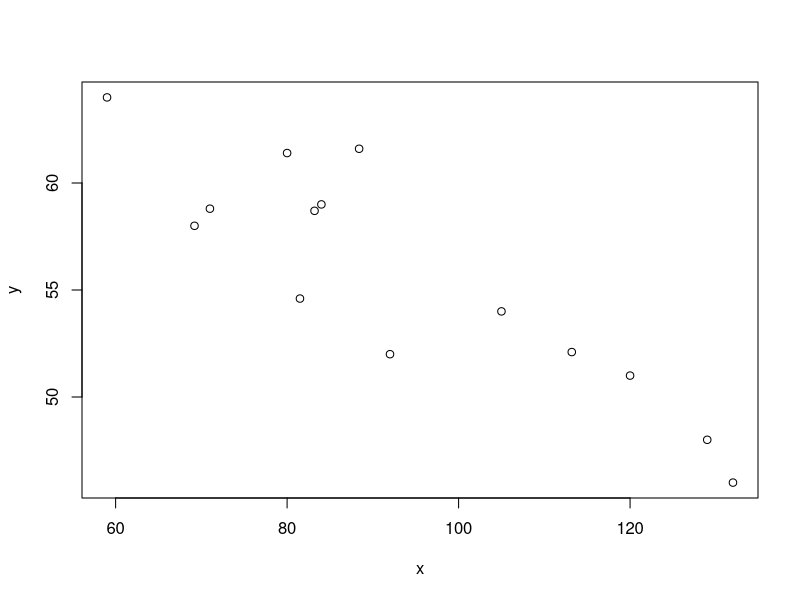
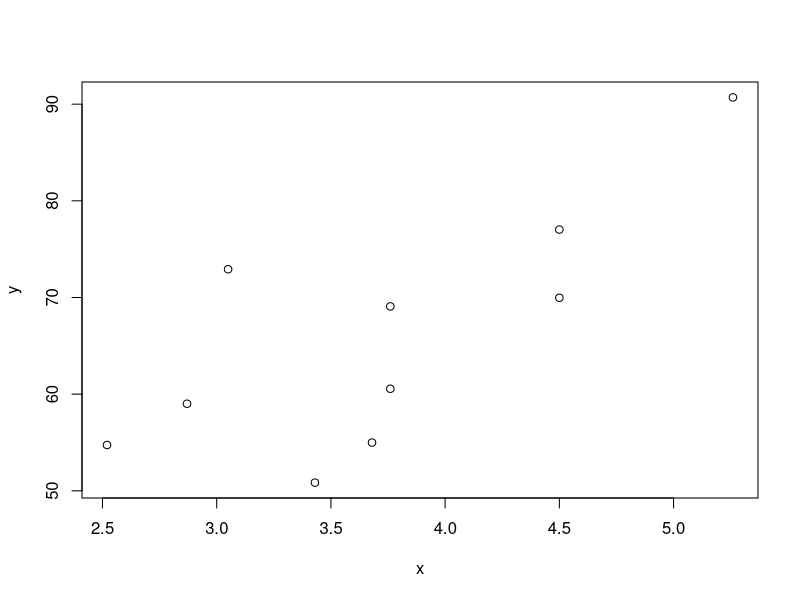

The R source for these figures, in order:
# Example 12.4

x <- c(132.0, 129.0, 120.0, 113.2, 105.0, 92.0, 84.0, 83.2, 88.4, 59.0, 80.0, 81.5, 71.0, 69.2)
y <- c(46.0, 48.0, 51.0, 52.1, 54.0, 52.0, 59.0, 58.7, 61.6, 64.0, 61.4, 54.6, 58.8, 58.0)

plot(x, y)
length(x)
mean(x)
mean(y)
sxx <- sum((x-mean(x))^2); sxx
sxy <- sum((x-mean(x))*(y-mean(y))); sxy
beta1 <- sxy/sxx; beta1
beta0 <- mean(y)-beta1*mean(x); beta0
    
f <- lm(y~x)
summary(f)

fit <- 75.21243-0.20939*x;fit
res <- y-fit

cbind(x, y, fit, res)

sum(res^2)/(length(x)-2)
sqrt(sum(res^2)/(length(x)-2))


# Example 12.9

x <- c(132.0, 129.0, 120.0, 113.2, 105.0, 92.0, 84.0, 83.2, 88.4, 59.0, 80.0, 81.5, 71.0, 69.2)
y <- c(46.0, 48.0, 51.0, 52.1, 54.0, 52.0, 59.0, 58.7, 61.6, 64.0, 61.4, 54.6, 58.8, 58.0)
f <- lm(y~x)
summary(f)

fit <- 75.21243-0.20939*x;fit
res <- y-fit;res

?lm
f$coefficients
f$fitted.values
cbind(fit, f$fitted.values)
cbind(res, f$residuals)
sigma(f)

# SST and SSE
sum((y-mean(y))^2) # 377.1743
sum(res^2)
1- sum(res^2)/sum((y-mean(y))^2)


# confidence interval of beta1

sxx <- sum((x-mean(x))^2);sxx
sqrt(sxx)
2.564/sqrt(sxx)

-0.20930+2.179*0.03109
-0.20930-2.179*0.03109

# confidence interval and prediction interval
x <- c(132.0, 129.0, 120.0, 113.2, 105.0, 92.0, 84.0, 83.2, 88.4, 59.0, 80.0, 81.5, 71.0, 69.2)
y <- c(46.0, 48.0, 51.0, 52.1, 54.0, 52.0, 59.0, 58.7, 61.6, 64.0, 61.4, 54.6, 58.8, 58.0)
f <- lm(y~x)
summary(f)

75.21243-0.20939*100+2.179*2.564*sqrt(1/14+(100-93.393)^2/6802.769)
75.21243-0.20939*100-2.179*2.564*sqrt(1/14+(100-93.393)^2/6802.769)

75.21243-0.20939*100+2.179*2.564*sqrt(1+1/14+(100-93.393)^2/6802.769)
75.21243-0.20939*100-2.179*2.564*sqrt(1+1/14+(100-93.393)^2/6802.769)

predict(f, list(x=c(100)),interval="conf")
predict(f, list(x=c(100)),interval="pred")

# Correlation Coefficient
x <- c(2.52, 2.87, 3.05, 3.43, 3.68, 3.76, 3.76, 4.50, 4.50, 5.26)
y <- c(54.74, 59.01, 72.92, 50.85, 54.99, 60.56, 69.08, 77.03, 69.97, 90.70)
plot(x, y)
cor(x, y)
0.7492*sqrt(8)/sqrt(1-0.7492^2)
1-pt(3.199, 8)
